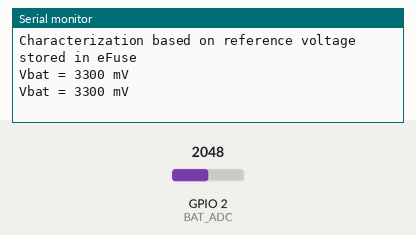
This sketch was run on a simulated ESP32-C3. Parts: the last lines printed to the serial monitor. The inputs (shaded band) are chosen by the test bench; at power-on: GPIO 2 (BAT_ADC) = 2048.

Above: at 3.2 s.
3.3 s: GPIO 2 (BAT_ADC) set to 2866
At 4.6 s:
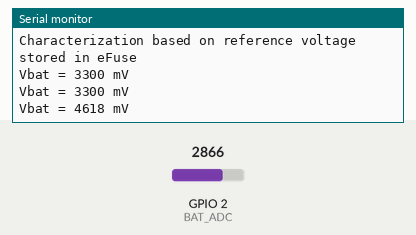
4.8 s: GPIO 2 (BAT_ADC) set to 3603
At 5.4 s:
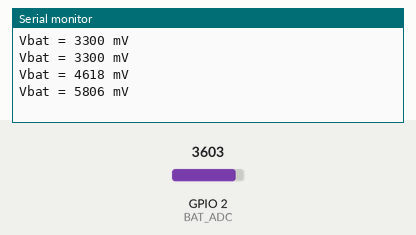
Timing chart, 0 to 7.8 s (numbered marks = the images above; inputs shaded):
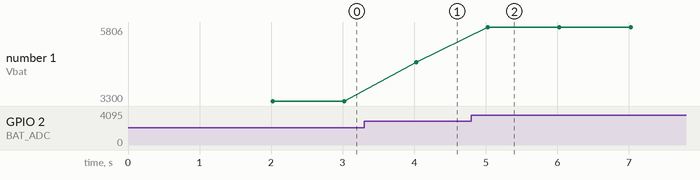

The sketch:

ESP32-C3_AnalogReadCal.ino.ino
```cpp
/*
 * File: ESP32-C3_AnalogReadCal.ino
 *
 * Using ADC of T-OI plus ESP32-C3
 *
 * 2022-05-27/Claus Kühnel info@ckuehnel.ch
 */
#include "Arduino.h"
#include "esp_adc_cal.h"

#define BAT_ADC    2

float Voltage = 0.0;
uint32_t readADC_Cal(int ADC_Raw);

void setup()
{
  Serial.begin(115200);
  delay(2000); // wait for serial monitor
  Serial.println("Measuring Vbat of T-OI plus ESP32-C3");

  Serial.println("Is ADC reference voltage have been burned to the eFuse?");
  if (ESP_OK == esp_adc_cal_check_efuse(ESP_ADC_CAL_VAL_EFUSE_VREF))
    Serial.println("Calibration mode is supported in eFuse");
  else
    Serial.println("Error, eFuse values are not burned");

  Serial.println("Are Two Point values have been burned to the eFuse?");
  if (ESP_OK == esp_adc_cal_check_efuse(ESP_ADC_CAL_VAL_EFUSE_TP))
    Serial.println("Calibration mode is supported in eFuse");
  else
    Serial.println("Error, eFuse values are not burned");

  Serial.println("Which type of calibration value is used in characterization?");
  esp_adc_cal_characteristics_t adc_chars;
  esp_adc_cal_value_t calValue = esp_adc_cal_characterize(ADC_UNIT_1, ADC_ATTEN_DB_11, ADC_WIDTH_BIT_12, 1100, &adc_chars);
  switch (calValue)
  {
    case 0: Serial.println("Characterization based on reference voltage stored in eFuse");
            break;
    case 1: Serial.println("Characterization based on Two Point values stored in eFuse");
            break;
    case 2: Serial.println("Characterization based on default reference voltage");
            break;
    default: Serial.println("Type not specified");
  }
}

void loop()
{
  Voltage = (readADC_Cal(analogRead(BAT_ADC))) * 2;
  Serial.printf("Vbat = %.0f mV\n", Voltage); // Print Voltage (in mV)
  delay(1000);
}

uint32_t readADC_Cal(int ADC_Raw)
{
  esp_adc_cal_characteristics_t adc_chars;
  esp_adc_cal_characterize(ADC_UNIT_1, ADC_ATTEN_DB_11, ADC_WIDTH_BIT_12, 1100, &adc_chars);
  return (esp_adc_cal_raw_to_voltage(ADC_Raw, &adc_chars));
}
```

Measured:
- after the input at 3.3 s, the serial monitor: prints a new line after 0.73 s (image 1)
- after the input at 4.8 s, the serial monitor: prints a new line after 0.23 s (image 2)
- plotted number 1: 3300 → 4618 after the input at 3.3 s, 4618 → 5806 after the input at 4.8 s
